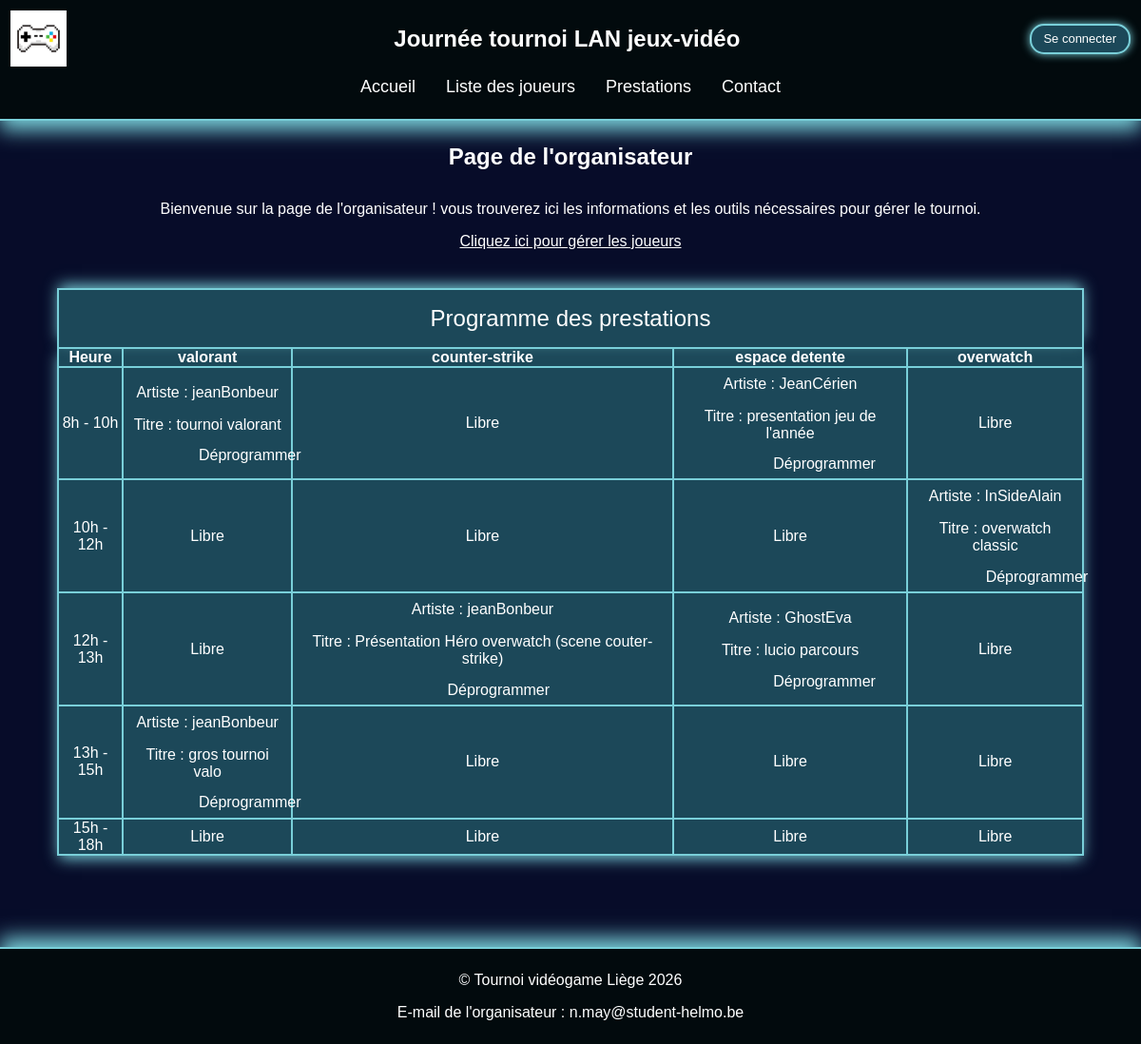
The page /organisateur.php on the database its author committed.
### tables this page shows
CREATE TABLE `scene` (
  `idScene` int(2) NOT NULL,
  `nom` varchar(50) NOT NULL
);

CREATE TABLE `heure` (
  `idHeure` int(1) NOT NULL,
  `Heure1` int(1) NOT NULL,
  `Heure2` int(1) NOT NULL
);

CREATE TABLE `joueur` (
  `idJoueur` int(2) NOT NULL,
  `pseudo` varchar(50) NOT NULL,
  `photo` varchar(100) NOT NULL,
  `description` varchar(200) NOT NULL,
  `idUtilisateur` int(2) NOT NULL
);

CREATE TABLE `prestation` (
  `idPrestation` int(2) NOT NULL,
  `titre` varchar(50) NOT NULL,
  `description` varchar(200) NOT NULL,
  `image` varchar(100) NOT NULL,
  `idScene` int(2) NOT NULL,
  `idJoueur` int(2) NOT NULL,
  `idheure` int(2) DEFAULT NULL
);

### app/Model/Scene.php (called while the page is built, shortened)
<?php
class Scene
{
    private ?int $idScene = null;
    private ?string $nom = null;
    public function getNom()
    {
        return $this->nom;
    }
    public function getIdScene()
    {
        return $this->idScene;
    }
    public static function findAll()
    {
        $pdo = Database::getPDO();
        $requete = $pdo->prepare("SELECT * FROM scene ORDER BY idScene ASC");
        $requete->execute();
        $requete->setFetchMode(PDO::FETCH_CLASS, Scene::class);
        return $requete->fetchAll();
    }
}
?>

### app/Model/Heure.php (called while the page is built, shortened)
<?php
class Heure {
    private ?int $idHeure = null;
    private ?int $Heure1 = null;
    private ?int $Heure2 = null;
    public function getIdHeure(): int {
        return $this->idHeure;
    }
    public function toString(): String {
        return $this->Heure1 . "h - ". $this->Heure2. "h";
    }
    public static function findAll() {
        $pdo = Database::getPDO();
        $requete = $pdo->prepare("SELECT * from heure order by idHeure asc");
        $requete->execute();
        $requete->setFetchMode(PDO::FETCH_CLASS, Heure::class);
        return $requete->fetchAll();
    }
}
?>

### app/Model/prestation.php (called while the page is built, shortened)
<?php
require_once __DIR__ . "/Scene.php";
require_once __DIR__ . "/Heure.php";
require_once __DIR__ . "/Joueur.php";
class Prestation
{
    private ?string $titre = null;
    public function getTitre(): string
    {
        return $this->titre;
    }
    public static function findAll(?int $idJoueur = null, ?int $idScene = null, bool $programmed = false)
    {
        $pdo = Database::getPDO();
        $sql = "SELECT idPrestation AS idPrestation, idScene AS idScene, idJoueur AS idJoueur, idheure AS idHeure, titre AS titre, description AS description, image AS image FROM prestation";
        $conditions = [];
        if ($programmed) {
            $conditions[] = "idheure IS NOT NULL AND idheure <> 0";
        }
        if (!empty($conditions)) {
            $sql .= " WHERE " . implode(" AND ", $conditions);
        }
        $sql .= " ORDER BY idPrestation DESC";
        $requete = $pdo->prepare($sql);
        $requete->execute();
        $requete->setFetchMode(PDO::FETCH_CLASS, Prestation::class);
        return $requete->fetchAll();
    }
    public function findJoueur(int $id)
    {
        $pdo = Database::getPDO();
        $requete = $pdo->prepare("SELECT * FROM joueur WHERE idJoueur = :id");
        $requete->bindValue(':id', $id, PDO::PARAM_INT);
        $requete->execute();
        $requete->setFetchMode(PDO::FETCH_CLASS, Joueur::class);
        return $requete->fetch() ?: null;
    }
}

### app/Model/Joueur.php (called while the page is built, shortened)
<?php
require_once __DIR__ . "/prestation.php";
class Joueur
{
    private string $pseudo;
    public function getPseudo(): string
    {
        return $this->pseudo;
    }
}
?>

### organisateur.php (the view, shortened to what this page needs)
<?php
require_once "app/Model/prestation.php";
require_once "app/Model/Scene.php";
require_once "app/Model/Heure.php";
$scenes = Scene::findAll();
$heures = Heure::findAll();
$prestations = Prestation::findAll(null, null, true);
$schedule = [];
foreach ($prestations as $prestation) {
    $heureId = $prestation->getIdHeure();
    $sceneId = $prestation->getIdScene();
    if ($heureId !== null && $sceneId !== null) {
        $schedule[$heureId][$sceneId] = $prestation;
    }
}
?>
<!DOCTYPE html>
<html lang="fr">
<head>
    <link rel="stylesheet" href="assets/css/Style.css">
</head>
<body>
<?php require_once "app/view/header.php";?>
<main>
    <h2>Page de l'organisateur</h2>
    <p>Bienvenue sur la page de l'organisateur ! vous trouverez ici les informations et les outils nécessaires pour gérer le tournoi.</p>
    <a href="gererArtistes.php" class="orgaLien">Cliquez ici pour gérer les joueurs</a>
    <table>
        <caption>Programme des prestations</caption>
        <thead>
            <tr>
                <th>Heure</th>
                <?php foreach ($scenes as $scene) : ?>
                    <th><?php echo htmlspecialchars($scene->getNom()); ?></th>
                <?php endforeach; ?>
            </tr>
        </thead>
        <tbody>
            <?php foreach ($heures as $heure) : ?>
                <tr>
                    <td><?php echo htmlspecialchars($heure->toString()); ?></td>
                    <?php foreach ($scenes as $scene) : ?>
                        <?php
                        $presta = $schedule[$heure->getIdHeure()][$scene->getIdScene()] ?? null;
                        if ($presta) {
                            $joueur = $presta->findJoueur($presta->getIdJoueur());
                            $artist = $joueur ? $joueur->getPseudo() : 'N/A';
                        ?>
                            <td>
                                <div class="programme-cell">
                                    <p>Artiste : <?php echo htmlspecialchars($artist); ?></p>
                                    <p>Titre : <?php echo htmlspecialchars($presta->getTitre()); ?></p>
                                    <form action="organisateur.php" method="post" onsubmit="return confirm('Déprogrammer cette prestation ?');">
                                        <button type="submit" name="action" value="deprogrammer" class="delete-btn">Déprogrammer</button>
                                    </form>
                                </div>
                            </td>
                        <?php } else { ?>
                            <td>Libre</td>
                        <?php } ?>
                    <?php endforeach; ?>
                </tr>
            <?php endforeach; ?>
        </tbody>
    </table>
</main>
<?php require_once "app/view/footer.php";?>
</body>
</html>

### assets/css/Style.css (style rules this page uses)
* { font-family: Arial, Helvetica, sans-serif; padding: 0; margin: 0; color: white; }
body { display: flex; flex-direction: column; min-height: 100vh; }
a.Deconnexion, button.delete-btn { display: inline-block; margin: 0; padding: 0.1rem 0.8rem; position: relative; z-index: 1; background: transparent; border: none; color: white; font: inherit; cursor: pointer; text-align: right; }
a { color: white; padding: 0.5rem; text-decoration: none; }
p { padding: 0.5rem; }
main { background-color: #070C29; display: flex; flex: 1; flex-direction: column; align-items: center; }
h2 { padding: 0.5rem; margin: 1rem; }
table { background-color: #1C4859; border: #79CFD9 2px solid; margin: 2rem; text-align: center; border-collapse: collapse; box-shadow: 0 5px 15px -2px #79CFD9; margin-bottom: 6rem; width: 90%; }
caption { background-color: #1C4859; border: #79CFD9 2px solid; border-bottom: none; padding: 1rem; font-size: x-large; box-shadow: 0 -5px 15px -2px #79CFD9; }
th { border: #79CFD9 solid 2px; }
td { border: #79CFD9 solid 2px; }
form { margin: 4rem 2rem 4rem 2rem; padding: 1rem; border: #79CFD9 solid 2px; box-shadow: #79CFD9 0 0 10px; display: flex; width: 50%; height: 100%; flex-direction: column; border-radius: 15px; background-color: #051926; }
button { padding: 1rem; border-radius: 15px; width: 50%; margin: 1rem; background-color: #1C4859; border: #79CFD9 solid 2px; box-shadow: #79CFD9 0 0 10px; transition: 0.3s ease; }
button.delete-btn { display: inline-block; color: white; border: none; background: transparent; padding: 0.4rem 0.8rem; margin: 0; font: inherit; cursor: pointer; text-decoration: none; box-shadow: none; }
.programme-cell form { display: inline-block; margin: 0; padding: 0; background: transparent; border: none; box-shadow: none; }
.orgaLien { text-decoration: underline; transition: 0.3s ease; }

### rows shown on the page
scene: nom "valorant", joueur.pseudo "jeanBonbeur", shows "Libre"
scene: nom "counter-strike", shows "Libre", joueur.pseudo "jeanBonbeur"
scene: nom "espace detente", joueur.pseudo "JeanCérien", shows "Libre", joueur.pseudo "GhostEva"
scene: nom "overwatch", shows "Libre", joueur.pseudo "InSideAlain"
heure: $heure->toString() "8h - 10h"
prestation: titre "tournoi valorant"
prestation: titre "presentation jeu de l'année"
heure: $heure->toString() "10h - 12h"
prestation: titre "overwatch classic"
heure: $heure->toString() "12h - 13h"
prestation: titre "Présentation Héro overwatch (scene couter-strike)"
prestation: titre "lucio parcours"
heure: $heure->toString() "13h - 15h"
prestation: titre "gros tournoi valo"
heure: $heure->toString() "15h - 18h"
